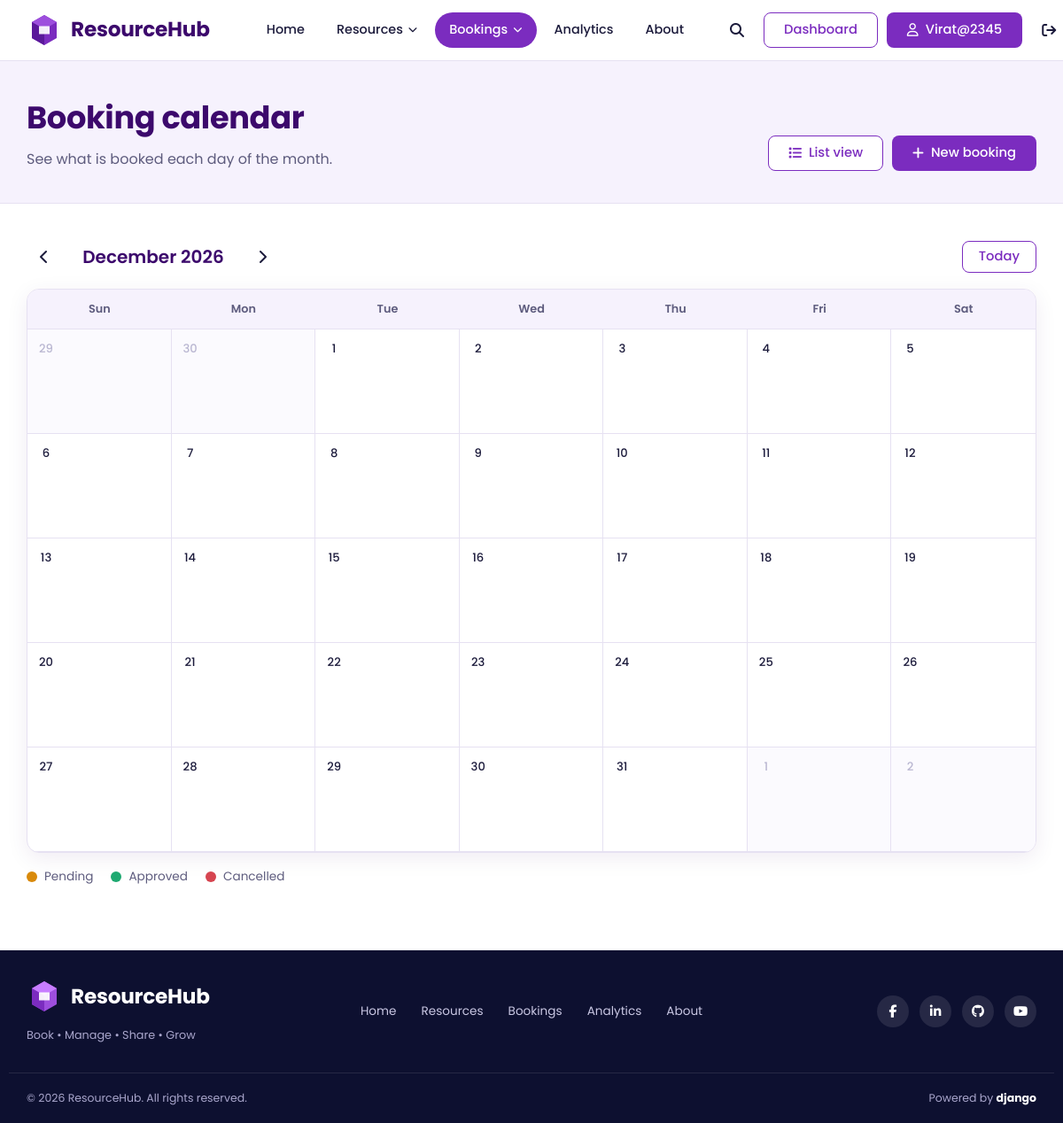
Page /bookings/calendar/?month=2026-12 (signed in) on the earlier database version.
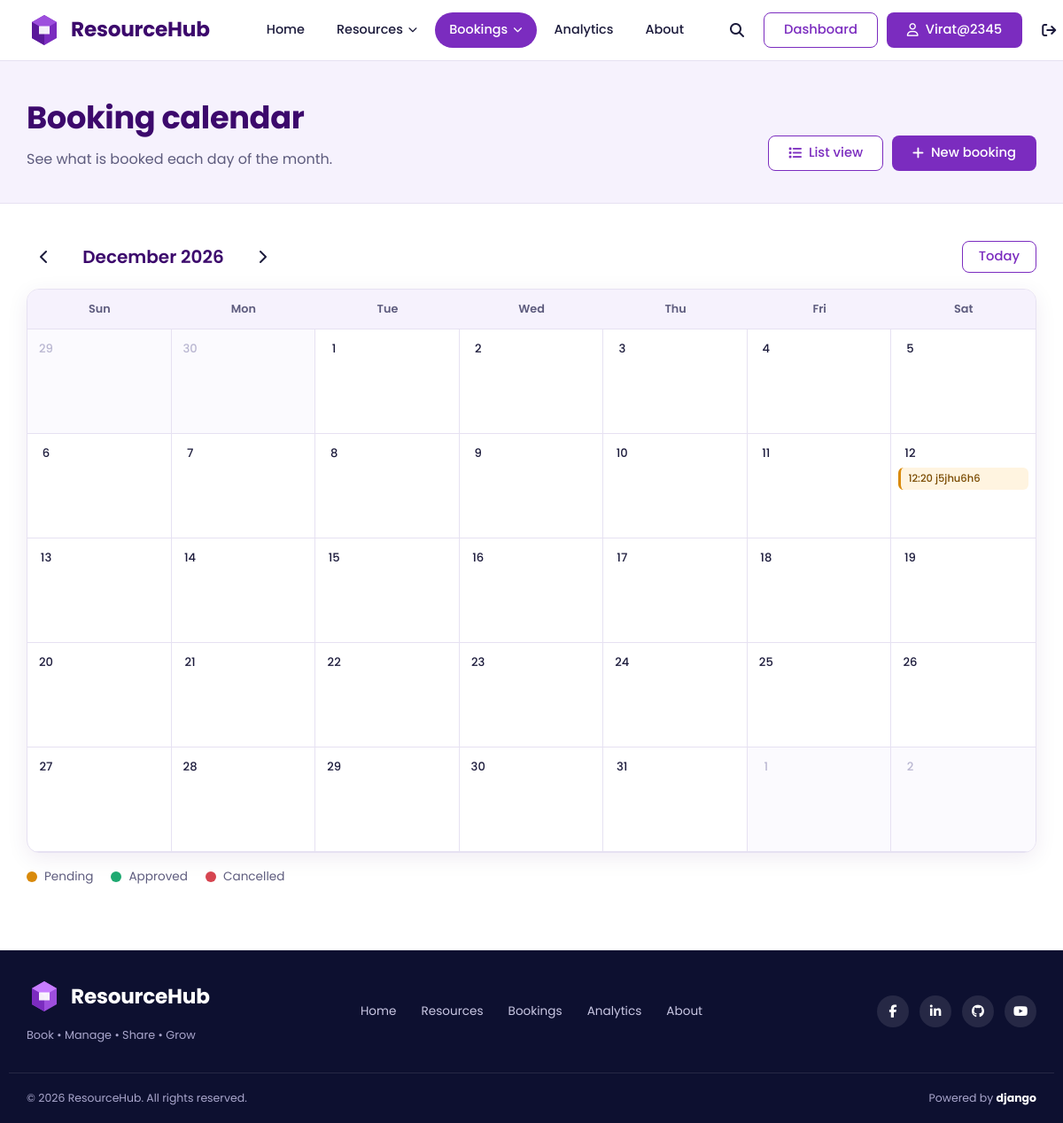
Same page on the later database version.
### bookings/models.py (models this page shows)
class Booking(models.Model):
    user = models.ForeignKey('accounts.User', on_delete=models.CASCADE, related_name='bookings')
    resource = models.ForeignKey('resources.Resource', on_delete=models.CASCADE, related_name='bookings')
    start_time = models.DateTimeField()
    end_time = models.DateTimeField()
    purpose = models.TextField()
    priority_score = models.FloatField(default=0)
    is_recurring = models.BooleanField(default=False)
    recurrence_rule = models.CharField(max_length=100, blank=True)
    status = models.CharField(max_length=50, default='Pending')
    created_at = models.DateTimeField(auto_now_add=True)

### resources/models.py (models this page shows, shortened)
class Resource(models.Model):
    name = models.CharField(max_length=200)
    category = models.ForeignKey(ResourceCategory, on_delete=models.CASCADE)
    department = models.CharField(max_length=100)
    capacity = models.PositiveIntegerField()
    location = models.CharField(max_length=200)
    qr_code = models.CharField(
        max_length=255,
        unique=True,
        default=uuid.uuid4,
        editable=False
    )
    device_code = models.CharField(
        max_length=100,
        unique=True,
        default=generate_device_code,
        editable=False
    )
    open_time = models.TimeField()
    close_time = models.TimeField()
    status = models.CharField(max_length=50)
    description = models.TextField()

### bookings/views.py (the view)
# urls.py: path('calendar/', views.booking_calendar, name='booking_calendar'),
@login_required
def booking_calendar(request):
    today = timezone.localdate()
    try:
        year, month = map(int, request.GET.get('month', '').split('-'))
        first = date(year, month, 1)
    except ValueError:
        first = today.replace(day=1)
        year, month = first.year, first.month
    prev_month = (first - timedelta(days=1)).strftime('%Y-%m')
    next_month = (first + timedelta(days=32)).replace(day=1).strftime('%Y-%m')
    grid = calendar.Calendar(firstweekday=6).monthdatescalendar(year, month)
    bookings = Booking.objects.filter(
        user=request.user,
        start_time__date__range=(grid[0][0], grid[-1][-1]),
    ).select_related('resource').order_by('start_time')
    by_day = {}
    for b in bookings:
        day = timezone.localtime(b.start_time).date()
        by_day.setdefault(day, []).append(b)
    weeks = [
        [
            {
                'date': d,
                'in_month': d.month == month,
                'is_today': d == today,
                'bookings': by_day.get(d, []),
            }
            for d in week
        ]
        for week in grid
    ]
    return render(request, 'bookings/booking_calendar.html', {
        'weeks': weeks,
        'month_label': first.strftime('%B %Y'),
        'prev_month': prev_month,
        'next_month': next_month,
    })

### templates/bookings/booking_calendar.html (shortened to what this page needs)
{% extends 'core/base.html' %}
{% load static %}
{% block extra_css %}<link rel="stylesheet" href="{% static 'css/bookings.css' %}">{% endblock %}
{% block content %}
<section class="page-head">
  <div class="container page-head-inner">
    <div>
      <h1>Booking calendar</h1>
      <p>See what is booked each day of the month.</p>
    </div>
    <div class="head-actions">
      <a class="btn btn-outline" href="{% url 'bookings:booking_list' %}"><i class="fa-solid fa-list" aria-hidden="true"></i> List view</a>
      <a class="btn btn-primary" href="{% url 'resources:resource_list' %}">
    <i class="fa-solid fa-plus" aria-hidden="true"></i>
    New booking
</a>
    </div>
  </div>
</section>
<section class="section">
  <div class="container">
    <div class="cal-head">
      <a class="icon-btn" href="?month={{ prev_month }}" aria-label="Previous month"><i class="fa-solid fa-chevron-left" aria-hidden="true"></i></a>
      <h2>{{ month_label }}</h2>
      <a class="icon-btn" href="?month={{ next_month }}" aria-label="Next month"><i class="fa-solid fa-chevron-right" aria-hidden="true"></i></a>
      <a class="btn btn-outline cal-today" href="{% url 'bookings:booking_calendar' %}">Today</a>
    </div>
    <div class="cal-scroll">
      <div class="calendar" role="grid" aria-label="{{ month_label }}">
        <div class="cal-dow">Sun</div><div class="cal-dow">Mon</div><div class="cal-dow">Tue</div>
        <div class="cal-dow">Wed</div><div class="cal-dow">Thu</div><div class="cal-dow">Fri</div><div class="cal-dow">Sat</div>
        {% for week in weeks %}{% for day in week %}
        <div class="cal-day{% if not day.in_month %} muted{% endif %}{% if day.is_today %} today{% endif %}">
          <span class="cal-num">{{ day.date.day }}</span>
          {% for b in day.bookings|slice:":3" %}
          <a class="cal-event ev-{{ b.status|lower|slugify }}" href="{% url 'bookings:booking_detail' b.id %}" title="{{ b.resource.name }} ({{ b.status }})">
            {{ b.start_time|time:"H:i" }} {{ b.resource.name }}
          </a>
          {% endfor %}
        </div>
        {% endfor %}{% endfor %}
      </div>
    </div>
    <ul class="legend" aria-label="Legend">
      <li><span class="dot ev-pending"></span> Pending</li>
      <li><span class="dot ev-approved"></span> Approved</li>
      <li><span class="dot ev-cancelled"></span> Cancelled</li>
    </ul>
  </div>
</section>
{% endblock %}

Differences in the rows shown:
added Booking: start_time "12:20", resource.name "j5jhu6h6"
